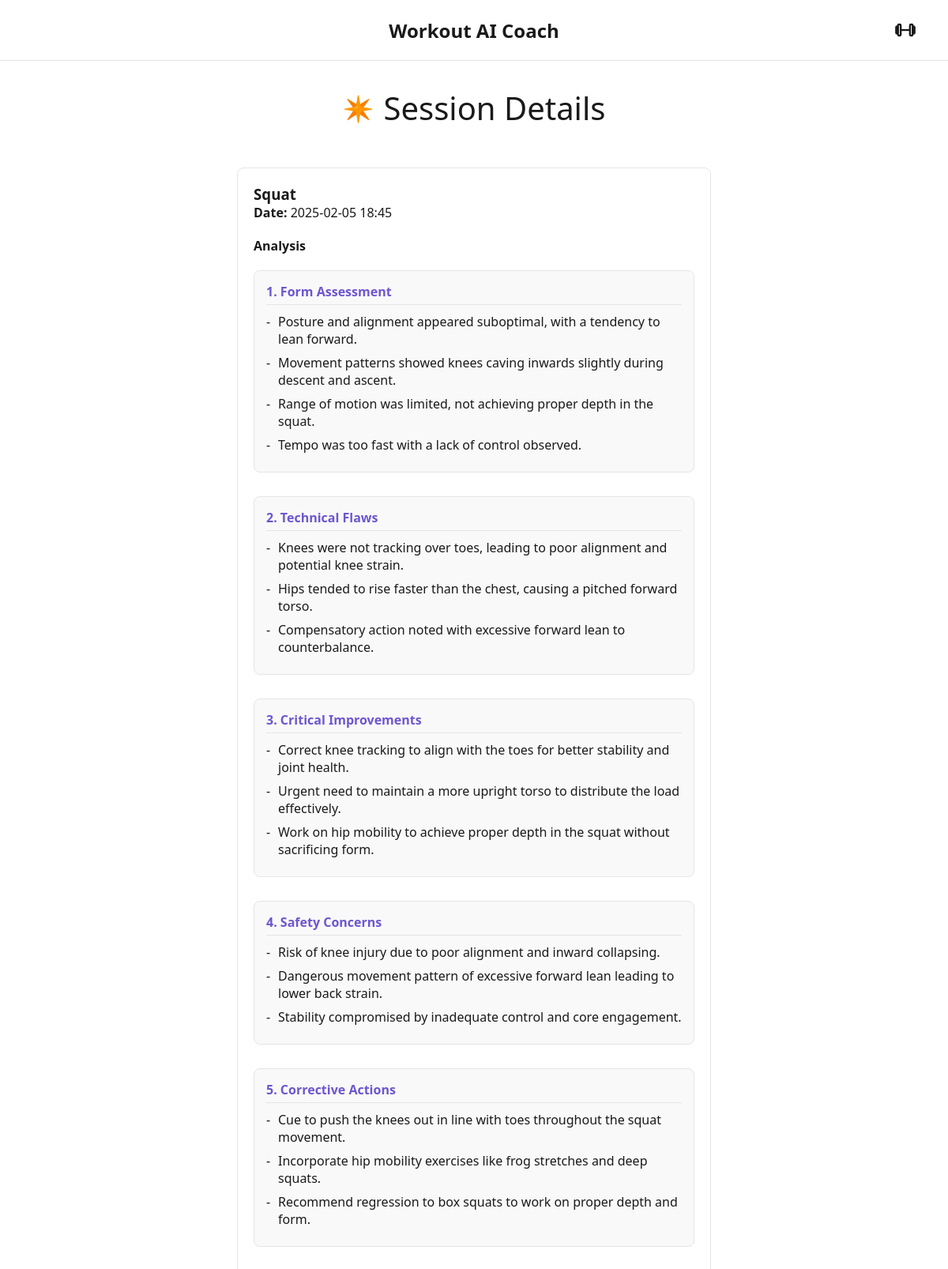
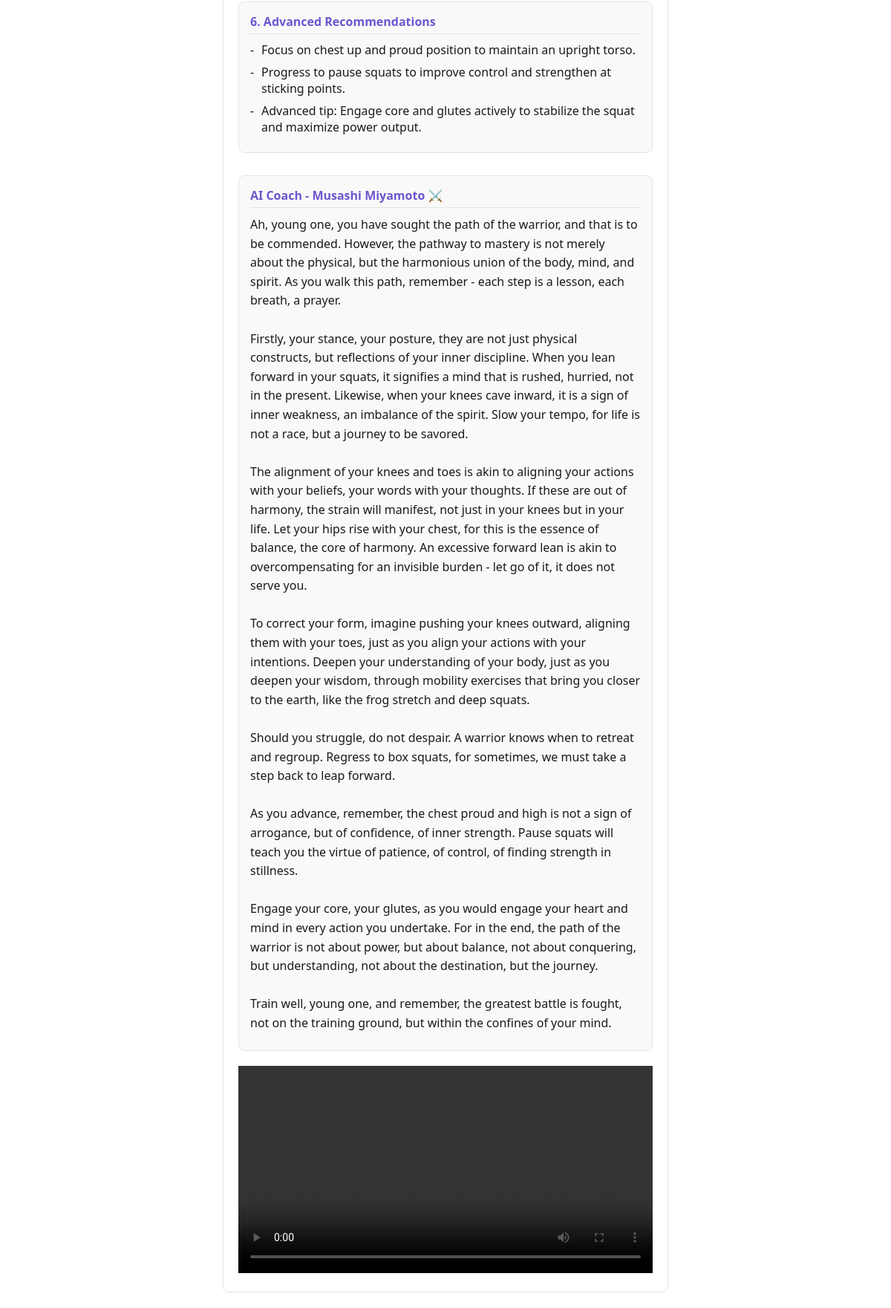
The app's page /session/1 (signed in, upper part) with its own data (2 pictures, top to bottom).
### app.py (models this page shows, shortened)
class WorkoutSession(db.Model):
    id = db.Column(db.Integer, primary_key=True)
    user_id = db.Column(db.Integer, db.ForeignKey('user.id'), nullable=False)
    file_type = db.Column(db.String(10), nullable=False)  # 'video' or 'image'
    video_filename = db.Column(db.String(300), nullable=False)
    exercise = db.Column(db.String(50))
    analysis = db.Column(db.Text)
    feedback = db.Column(db.Text)
    notes = db.Column(db.Text)
    created_at = db.Column(db.DateTime, default=datetime.utcnow)
    character_id = db.Column(db.String(50))
    character_name = db.Column(db.String(100))
    user = db.relationship('User', backref='sessions')

### app.py (the view)
@app.route('/session/<int:session_id>')
@login_required
def session_detail(session_id):
    session_record = WorkoutSession.query.filter_by(id=session_id, user_id=current_user.id).first()
    if not session_record:
        return "Session not found or access denied", 404
    return render_template('session_detail.html', session=session_record)

### app.py (called while the page is built)
@login_manager.user_loader
def load_user(user_id):
    return User.query.get(int(user_id))

@app.before_request
def ensure_tables():
    global _table_created
    if not _table_created:
        db.create_all()
        _table_created = True

@app.context_processor
def utility_processor():
    return {'CHARACTERS': CHARACTERS}

### templates/session_detail.html (shortened to what this page needs)
{% extends "base.html" %}
{% block header %}
<header>
    <h1 class="header-title">
        <a href="{{ url_for('home') }}" class="home-link">Workout AI Coach</a>
    </h1>
    <div class="header-controls">
        <button class="menu-button">
        </button>
    </div>
</header>
{% endblock %}
{% block content %}
<div class="claude-container">
    <div class="greeting-container">
        <div class="greeting">
            <span class="greeting-icon">✴️</span>
            Session Details
        </div>
    </div>
    <div class="card">
        <h3>{{ session.exercise }}</h3>
        <p><strong>Date:</strong> {{ session.created_at.strftime('%Y-%m-%d %H:%M') }}</p>
        {% if session.analysis %}
        <div class="analysis-section">
            <h4>Analysis</h4>
            {% for section in session.analysis.split('\n\n') %}
                {% if section.strip() %}
                    {% set section_parts = section.split('\n', 1) %}
                    {% if section_parts|length > 1 %}
                        <div class="analysis-box">
                            <h3>{{ section_parts[0] }}</h3>
                            <ul>
                                {% for point in section_parts[1].split('\n') %}
                                    {% if point.strip() %}
                                        <li>{{ point.strip().lstrip('- ') }}</li>
                                    {% endif %}
                                {% endfor %}
                            </ul>
                        </div>
                    {% endif %}
                {% endif %}
            {% endfor %}
        </div>
        {% endif %}
        {% if session.feedback %}
        <div class="feedback-section">
            <div class="feedback-box">
                <h3>AI Coach - {{ session.character_name|default('Personal Trainer') }} {{ CHARACTERS[session.character_id].emoji if session.character_id }}</h3>
                <p>{{ session.feedback }}</p>
            </div>
        </div>
        {% endif %}
        <div class="media-section">
            {% if session.video_filename %}
            <video width="100%" controls>
                <source src="{{ url_for('uploaded_file', filename=session.video_filename) }}" type="video/mp4">
            </video>
            {% endif %}
        </div>
    </div>
</div>
{% endblock %}

### records on screen
WorkoutSession: exercise "Squat", created_at "2025-02-05 18:45", character_name "Musashi Miyamoto", feedback "Ah, young one, you have sought the path of the warrior, and that is to be commended. However, the pathway to mastery is not merely about the physical, but the harmonious union of the body, mind, and spirit. As you walk this path, remember - each step is a lesson, each breath, a prayer. Firstly, your stance, your posture, they are not just physical constructs, but reflections of your inner discipline. When you lean forward in your squats, it signifies a mind that is rushed, hurried, not in the present. Likewise, when your knees cave inward, it is a sign of inner weakness, an imbalance of the spirit. Slow your tempo, for life is not a race, but a journey to be savored. The alignment of your…"

### other values on screen
{{ section_parts[0] }} "1. Form Assessment" "2. Technical Flaws" "3. Critical Improvements" "4. Safety Concerns" "5. Corrective Actions" "6. Advanced Recommendations"
{{ point.strip().lstrip('- ') }} "Posture and alignment appeared suboptimal, with a tendency to lean forward." "Movement patterns showed knees caving inwards slightly during descent and ascent." "Range of motion was limited, not achieving proper depth in the squat." "Tempo was too fast with a lack of control observed." "Knees were not tracking over toes, leading to poor alignment and potential knee strain." "Hips tended to rise faster than the chest, causing a pitched forward torso." "Compensatory action noted with excessive forward lean to counterbalance." "Correct knee tracking to align with the toes for better stability and joint health." "Urgent need to maintain a more upright torso to distribute the load effectively." "Work on hip mobility to achieve proper depth in the squat without sacrificing form." "Risk of knee injury due to poor alignment and inward collapsing." "Dangerous movement pattern of excessive forward lean leading to lower back strain." "Stability compromised by inadequate control and core engagement." "Cue to push the knees out in line with toes throughout the squat movement." "Incorporate hip mobility exercises like frog stretches and deep squats." "Recommend regression to box squats to work on proper depth and form." "Focus on chest up and proud position to maintain an upright torso." "Progress to pause squats to improve control and strengthen at sticking points." "Advanced tip: Engage core and glutes actively to stabilize the squat and maximize power output."
{{ CHARACTERS[session.character_id].emoji if session.character_id }} "⚔️"
